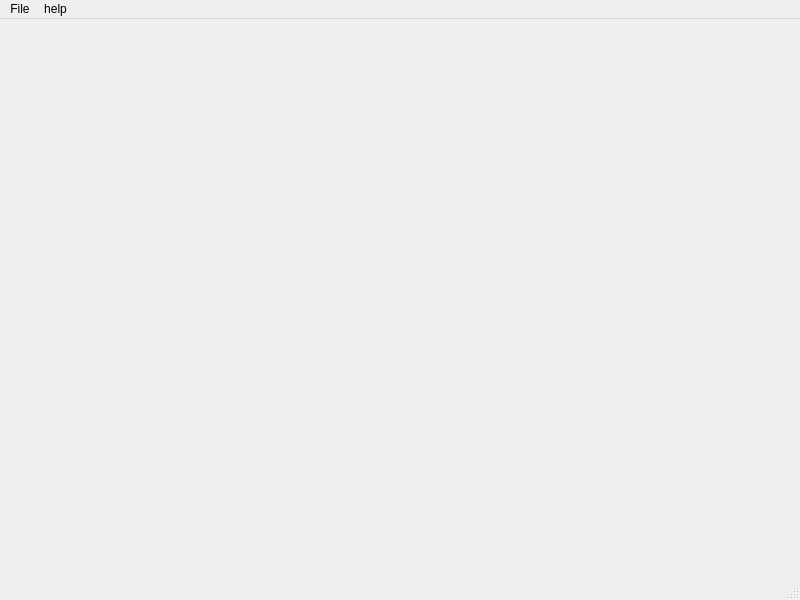
<?xml version="1.0" encoding="UTF-8"?>
<ui version="4.0">
 <class>MainWindow</class>
 <widget class="QMainWindow" name="MainWindow">
  <property name="geometry">
   <rect>
    <x>0</x>
    <y>0</y>
    <width>800</width>
    <height>600</height>
   </rect>
  </property>
  <property name="windowTitle">
   <string>Paving</string>
  </property>
  <widget class="QWidget" name="centralwidget"/>
  <widget class="QMenuBar" name="menubar">
   <property name="geometry">
    <rect>
     <x>0</x>
     <y>0</y>
     <width>800</width>
     <height>26</height>
    </rect>
   </property>
   <widget class="QMenu" name="menuFile">
    <property name="title">
     <string>File</string>
    </property>
    <addaction name="actionNew"/>
    <addaction name="actionOpen"/>
    <addaction name="actionSave"/>
    <addaction name="actionSave_as"/>
    <addaction name="actionExport"/>
    <addaction name="separator"/>
    <addaction name="actionExit"/>
   </widget>
   <widget class="QMenu" name="menuhelp">
    <property name="title">
     <string>help</string>
    </property>
    <addaction name="actionabout"/>
    <addaction name="actionabout_Qt"/>
   </widget>
   <addaction name="menuFile"/>
   <addaction name="menuhelp"/>
  </widget>
  <widget class="QStatusBar" name="statusbar"/>
  <action name="actionNew">
   <property name="text">
    <string>New...</string>
   </property>
  </action>
  <action name="actionOpen">
   <property name="text">
    <string>Open...</string>
   </property>
  </action>
  <action name="actionSave">
   <property name="text">
    <string>Save</string>
   </property>
  </action>
  <action name="actionSave_as">
   <property name="text">
    <string>Save as...</string>
   </property>
  </action>
  <action name="actionExit">
   <property name="text">
    <string>Exit</string>
   </property>
  </action>
  <action name="actionabout">
   <property name="text">
    <string>about</string>
   </property>
  </action>
  <action name="actionabout_Qt">
   <property name="text">
    <string>about Qt</string>
   </property>
  </action>
  <action name="actionExport">
   <property name="text">
    <string>Export...</string>
   </property>
  </action>
 </widget>
 <resources/>
 <connections>
  <connection>
   <sender>actionExit</sender>
   <signal>triggered()</signal>
   <receiver>MainWindow</receiver>
   <slot>close()</slot>
   <hints>
    <hint type="sourcelabel">
     <x>-1</x>
     <y>-1</y>
    </hint>
    <hint type="destinationlabel">
     <x>399</x>
     <y>299</y>
    </hint>
   </hints>
  </connection>
 </connections>
</ui>
